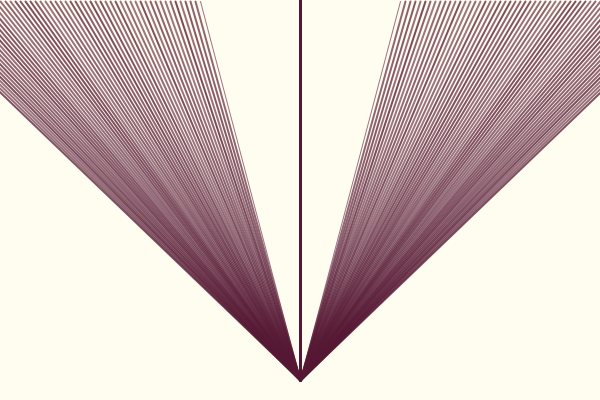
Frame 1 (no input)
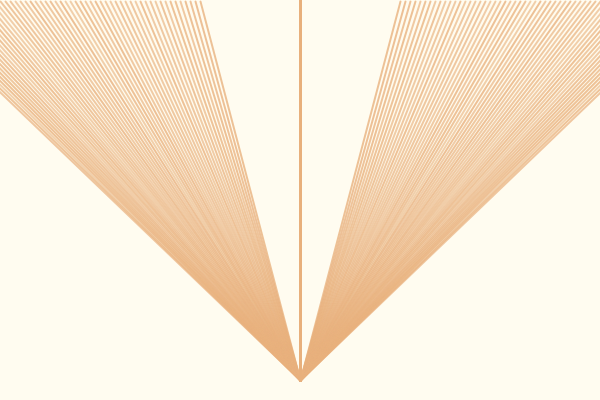
Frame 60 (the mouse pressed at the canvas centre just before this capture)
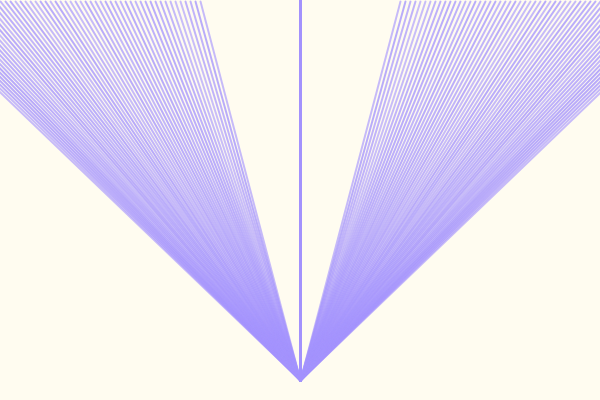
Frame 120 (the mouse held since frame 60 and released just before this capture)

The Processing sketch that drew these frames (run headless with seeded random() and noise(); from frame 60 on, the mouse is pressed at the canvas centre):

// Processing sketch: processing_12524
// ── processing_12524.pde


/*
Create a variable to store a value that represents a "mode" within the program.
See how it's simply used in draw(), and changed in keyReleased()
-Here, we'll use a value of 0 to mean "symmetric mode" and 1 to mean asymmetric mode.

Briefly see
http://en.wikipedia.org/wiki/Finite-state_machine
and recognize how this is a 2 state machine, with transitions when the space bar is pressed.
How would you transition to symmetric with the 's' key and asymmetric with the 'a' key?
*/

int drawingMode = 0;

//some variables to model properties of our drawings:
float symmetryProperty1;
float symmetryProperty2;
float symmetryProperty3;
float symmetryProperty4;
//when you have multiple variables of the same type, you can create them like this:
float asymmetryProperty1, asymmetryProperty2, asymmetryProperty3, asymmetryProperty4;

float myColor1;
float myColor2;
float myColor3;


void setup() {
  size(600, 400);
  smooth();
  rectMode(CENTER);
  fill(64, 52, 5);
  //noStroke();
  changeSymmetricComposition();
  changeAsymmetricComposition();
}



void draw() {

  background(255, 252, 240);

  //based on the drawing mode, call the appropriate function (as defined below)
  if (drawingMode == 0) {
    drawSymmetricComposition();
  } else if (drawingMode == 1) {
    drawAsymmetricComposition();
  }

}

/*
keyReleased() is a special kind of function, known as an event handler

Here, the event is the releasing of a key on the keyboard, 
and this function is automatically called when that happens, 
once for each key (right after draw() finishes this frame).

This is how we add interactivity to programs. We'll change values of variables here based on what
key was pressed, and then those variables will affect what happens the next time draw() runs.
*/
void keyReleased() {
  //look for the space bar
  if (key == 'a') {
    if (drawingMode == 0) {
      drawingMode = 1;
      //change the properties of our drawing, but *only* when we switch modes (not every frame!)
      changeSymmetricComposition();
       }
    }
  if (key == 's') {
    if (drawingMode == 1) {
       drawingMode = 0;
       changeAsymmetricComposition();
    }
  }
 }


void drawSymmetricComposition() {
  
  myColor1 = random(255);
  myColor2 = random(255);
  myColor3 = random(255);
  for (float x =200; x> -100; x -= 5) {
      stroke(myColor1, myColor2, myColor3, random(150,200));
      line(x, symmetryProperty1/symmetryProperty2, width/2, symmetryProperty3);
      line(width-x, symmetryProperty1/symmetryProperty2, width/2, symmetryProperty3);
      strokeWeight(2);
      line(width/2, 0, width/2, symmetryProperty3);  
}
   
  //rect(symmetryProperty1, symmetryProperty2 * 2/3, symmetryProperty1 / 2, symmetryProperty1 / 3);
  //rect(width - symmetryProperty1, symmetryProperty2 * 2/3, symmetryProperty1 / 2, symmetryProperty1 / 3);
}

void drawAsymmetricComposition() {
   for (float x =200; x> -100; x -= 5) {
     stroke(myColor1, myColor2, myColor3, random (150, 200));
     line(x, symmetryProperty1/symmetryProperty2, asymmetryProperty4, symmetryProperty3);
     line(width-x, symmetryProperty1/symmetryProperty2, asymmetryProperty4, symmetryProperty3);
     line(width/2, 0, asymmetryProperty4, symmetryProperty3);
   }
  //draw two almost mirrored rectangles, but vary them
 // rect(asymmetryProperty1, asymmetryProperty3, asymmetryProperty1 / 2, asymmetryProperty1 / 3);
 // rect(width - asymmetryProperty1 * .8, asymmetryProperty2 * 3/5, asymmetryProperty1, asymmetryProperty2 );
  
}

//randomize some values:
void changeSymmetricComposition() {
 symmetryProperty1 = random(width / 4, width / 3); 
 symmetryProperty2 = random(height / 4, height * 3 / 4); 
 symmetryProperty3 = random(0, height);
 symmetryProperty4 = random(100);
 }

void changeAsymmetricComposition() {
 asymmetryProperty1 = random(width / 4, width / 3);  
 asymmetryProperty2 = random(height / 4, height * 3 / 4);  
 asymmetryProperty3 = random(height / 4, height * 3 / 4); 
 asymmetryProperty4 = random(0, width); 
}
